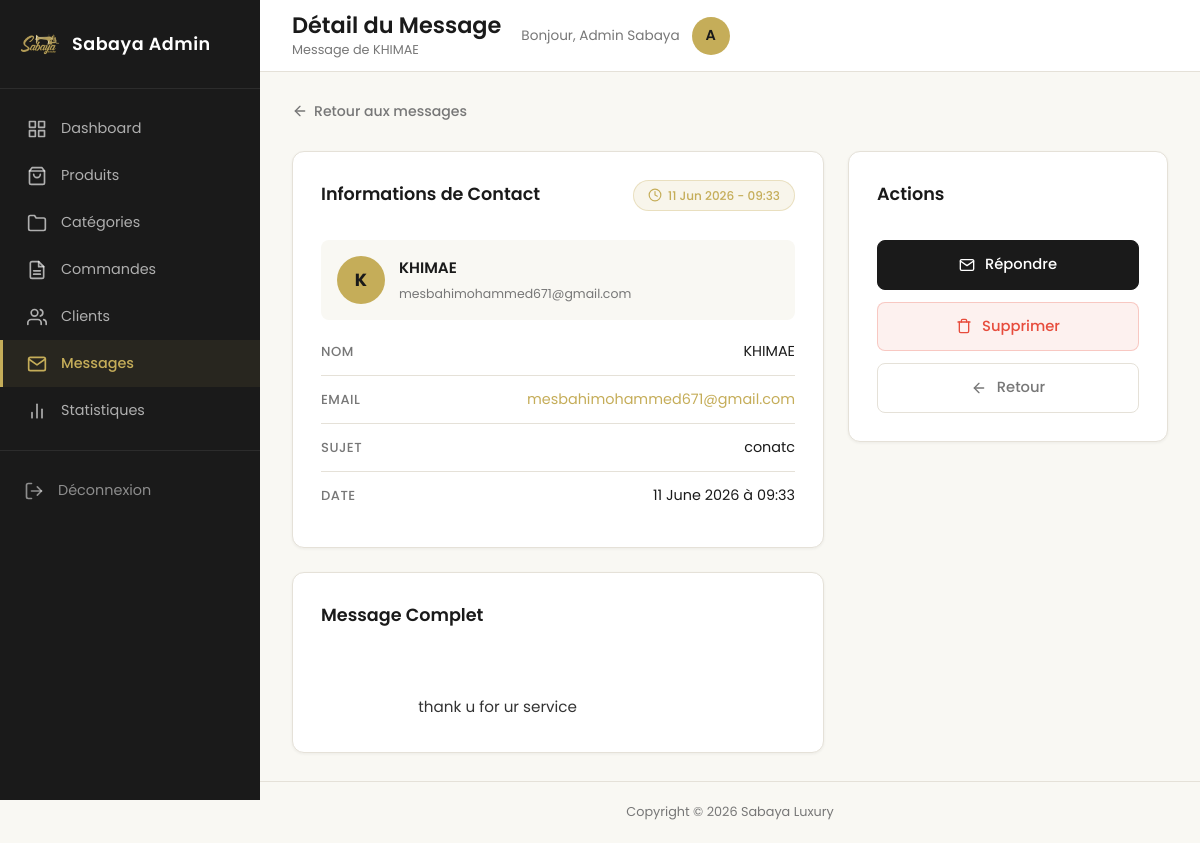
Screenshot of /sabaya/admin/contact/view.php?id=1 (signed in) with the database file from the repository.
### tables this page shows
CREATE TABLE `contact` (
  `id_contact` int(11) NOT NULL,
  `nom` varchar(100) NOT NULL,
  `email` varchar(150) NOT NULL,
  `sujet` varchar(255) NOT NULL,
  `message` text NOT NULL,
  `date_message` datetime DEFAULT current_timestamp(),
  `id_client` int(11) DEFAULT NULL
);

### sabaya/models/Contact.php (called while the page is built, shortened)
<?php
class Contact
{
    private $pdo;
    public function __construct($pdo)
    {
        $this->pdo = $pdo;
    }
    public function getById($id)
    {
        $sql = "SELECT *
                FROM contact
                WHERE id_contact = :id";
        $stmt = $this->pdo->prepare($sql);
        $stmt->execute([':id' => $id]);
        return $stmt->fetch();
    }
}

### sabaya/admin/contact/view.php (the view, shortened to what this page needs)
<?php
require_once '../../models/Contact.php';
$db = new Database();
$pdo = $db->getConnection();
$contactModel = new Contact($pdo);
$id = (int) $_GET['id'];
$message = $contactModel->getById($id);
?>
<!DOCTYPE html>
<html lang="fr">
<head>
    <link rel="stylesheet" href="../../assets/css/admin.css">
</head>
<body class="admin-dashboard">
<aside class="sidebar" id="sidebar" aria-label="Menu administration">
    <div class="sidebar-brand">
        <img src="../../assets/images/logo/logo.png" alt="Sabaya Luxury" class="sidebar-logo">
        <span class="sidebar-title">Sabaya Admin</span>
    </div>
    <nav aria-label="Navigation principale admin">
        <ul class="sidebar-nav">
            <li class="nav-item">
                <a href="../dashboard.php">
                    <span>Dashboard</span>
                </a>
            </li>
            <li class="nav-item">
                <a href="../products/list.php">
                    <svg width="20" height="20" viewBox="0 0 24 24" fill="none" stroke="currentColor" stroke-width="2" stroke-linecap="round" stroke-linejoin="round" aria-hidden="true"><path d="M6 2L3 6v14a2 2 0 002 2h14a2 2 0 002-2V6l-3-4z"/><line x1="3" y1="6" x2="21" y2="6"/><path d="M16 10a4 4 0 01-8 0"/></svg>
                    <span>Produits</span>
                </a>
            </li>
            <li class="nav-item">
                <a href="../categories/list.php">
                    <svg width="20" height="20" viewBox="0 0 24 24" fill="none" stroke="currentColor" stroke-width="2" stroke-linecap="round" stroke-linejoin="round" aria-hidden="true"><path d="M22 19a2 2 0 01-2 2H4a2 2 0 01-2-2V5a2 2 0 012-2h5l2 3h9a2 2 0 012 2z"/></svg>
                    <span>Catégories</span>
                </a>
            </li>
            <li class="nav-item">
                <a href="../orders/list.php">
                    <span>Commandes</span>
                </a>
            </li>
            <li class="nav-item">
                <a href="../users/list.php">
                    <span>Clients</span>
                </a>
            </li>
            <li class="nav-item active">
                <a href="list.php" aria-current="page">
                    <svg width="20" height="20" viewBox="0 0 24 24" fill="none" stroke="currentColor" stroke-width="2" stroke-linecap="round" stroke-linejoin="round" aria-hidden="true"><path d="M4 4h16c1.1 0 2 .9 2 2v12c0 1.1-.9 2-2 2H4c-1.1 0-2-.9-2-2V6c0-1.1.9-2 2-2z"/><polyline points="22,6 12,13 2,6"/></svg>
                    <span>Messages</span>
                </a>
            </li>
            <li class="nav-item">
                <a href="../statistics/index.php">
                    <svg width="20" height="20" viewBox="0 0 24 24" fill="none" stroke="currentColor" stroke-width="2" stroke-linecap="round" stroke-linejoin="round" aria-hidden="true"><line x1="18" y1="20" x2="18" y2="10"/><line x1="12" y1="20" x2="12" y2="4"/><line x1="6" y1="20" x2="6" y2="14"/></svg>
                    <span>Statistiques</span>
                </a>
            </li>
        </ul>
    </nav>
    <div class="sidebar-footer">
        <a href="../../auth/logout.php" class="logout-btn">
            <svg width="20" height="20" viewBox="0 0 24 24" fill="none" stroke="currentColor" stroke-width="2" stroke-linecap="round" stroke-linejoin="round" aria-hidden="true"><path d="M9 21H5a2 2 0 01-2-2V5a2 2 0 012-2h4"/><polyline points="16 17 21 12 16 7"/><line x1="21" y1="12" x2="9" y2="12"/></svg>
            <span>Déconnexion</span>
        </a>
    </div>
</aside>
<div class="admin-main-wrapper">
    <header class="admin-top-header">
        <div class="header-title-block">
            <h1>Détail du Message</h1>
            <p class="header-subtitle">Message de <?= htmlspecialchars($message['nom']) ?></p>
        </div>
        <div class="header-user">
            <span class="user-greeting">Bonjour, <?php echo htmlspecialchars($_SESSION['user_name']); ?></span>
            <a href="../../auth/profile.php" class="user-avatar" aria-label="Mon profil">
                <?php echo strtoupper(substr($_SESSION['user_name'], 0, 1)); ?>
            </a>
        </div>
    </header>
    <main class="admin-content">
        <nav class="order-breadcrumb" aria-label="Fil d'Ariane">
            <a href="list.php" class="breadcrumb-back">
                <svg width="16" height="16" viewBox="0 0 24 24" fill="none" stroke="currentColor" stroke-width="2" stroke-linecap="round" stroke-linejoin="round" aria-hidden="true"><line x1="19" y1="12" x2="5" y2="12"/><polyline points="12 19 5 12 12 5"/></svg>
                Retour aux messages
            </a>
        </nav>
        <div class="contact-details-grid">
            <div class="contact-details-left">
                <article class="order-info-card">
                    <header class="order-info-card-header">
                        <div>
                            <h2>Informations de Contact</h2>
                        </div>
                        <span class="contact-date-badge">
                            <svg width="14" height="14" viewBox="0 0 24 24" fill="none" stroke="currentColor" stroke-width="2" stroke-linecap="round" stroke-linejoin="round" aria-hidden="true"><circle cx="12" cy="12" r="10"/><polyline points="12 6 12 12 16 14"/></svg>
                            <time datetime="<?= htmlspecialchars($message['date_message']) ?>"><?= date('d M Y - H:i', strtotime($message['date_message'])) ?></time>
                        </span>
                    </header>
                    <div class="contact-sender-block">
                        <div class="customer-avatar" aria-hidden="true">
                            <?= strtoupper(substr($message['nom'], 0, 1)) ?>
                        </div>
                        <div class="product-info-cell">
                            <span class="product-name-text"><?= htmlspecialchars($message['nom']) ?></span>
                            <span class="product-ref-text"><?= htmlspecialchars($message['email']) ?></span>
                        </div>
                    </div>
                    <dl class="order-info-dl">
                        <div class="order-info-row">
                            <dt>Nom</dt>
                            <dd><?= htmlspecialchars($message['nom']) ?></dd>
                        </div>
                        <div class="order-info-row">
                            <dt>Email</dt>
                            <dd>
                                <a href="mailto:<?= htmlspecialchars($message['email']) ?>"><?= htmlspecialchars($message['email']) ?></a>
                            </dd>
                        </div>
                        <div class="order-info-row">
                            <dt>Sujet</dt>
                            <dd><?= htmlspecialchars($message['sujet']) ?></dd>
                        </div>
                        <div class="order-info-row">
                            <dt>Date</dt>
                            <dd>
                                <time datetime="<?= htmlspecialchars($message['date_message']) ?>"><?= date('d F Y à H:i', strtotime($message['date_message'])) ?></time>
                            </dd>
                        </div>
                    </dl>
                </article>
                <article class="order-info-card">
                    <header class="order-info-card-header">
                        <h2>Message Complet</h2>
                    </header>
                    <div class="contact-message-body">
                        <?= nl2br(htmlspecialchars($message['message'])) ?>
                    </div>
                </article>
            </div>
            <aside class="contact-details-right">
                <article class="order-info-card">
                    <header class="order-info-card-header">
                        <h2>Actions</h2>
                    </header>
                    <div class="contact-action-buttons">
                        <a href="mailto:<?= htmlspecialchars($message['email']) ?>" class="btn-primary contact-action-btn">
                            <svg width="16" height="16" viewBox="0 0 24 24" fill="none" stroke="currentColor" stroke-width="2" stroke-linecap="round" stroke-linejoin="round" aria-hidden="true"><path d="M4 4h16c1.1 0 2 .9 2 2v12c0 1.1-.9 2-2 2H4c-1.1 0-2-.9-2-2V6c0-1.1.9-2 2-2z"/><polyline points="22,6 12,13 2,6"/></svg>
                            Répondre
                        </a>
                        <a href="delete.php?id=<?= $message['id_contact'] ?>" class="btn-danger contact-action-btn">
                            <svg width="16" height="16" viewBox="0 0 24 24" fill="none" stroke="currentColor" stroke-width="2" stroke-linecap="round" stroke-linejoin="round" aria-hidden="true"><polyline points="3 6 5 6 21 6"/><path d="M19 6v14a2 2 0 01-2 2H7a2 2 0 01-2-2V6m3 0V4a2 2 0 012-2h4a2 2 0 012 2v2"/></svg>
                            Supprimer
                        </a>
                        <a href="list.php" class="btn-secondary contact-action-btn">
                            <svg width="16" height="16" viewBox="0 0 24 24" fill="none" stroke="currentColor" stroke-width="2" stroke-linecap="round" stroke-linejoin="round" aria-hidden="true"><line x1="19" y1="12" x2="5" y2="12"/><polyline points="12 19 5 12 12 5"/></svg>
                            Retour
                        </a>
                    </div>
                </article>
            </aside>
        </div>
    </main>
    <footer class="admin-footer">
        <p>Copyright &copy; 2026 Sabaya Luxury</p>
    </footer>
</div>
</body>
</html>

### rows the page displays
contact: nom "KHIMAE", date_message "11 Jun 2026 - 09:33", nom "K", email "mesbahimohammed671@gmail.com", sujet "conatc", date_message "11 June 2026 à 09:33", message "thank u for ur service"

### other values shown
$_SESSION['user_name'] "Admin Sabaya"
substr($_SESSION['user_name'], 0, 1) "A"
